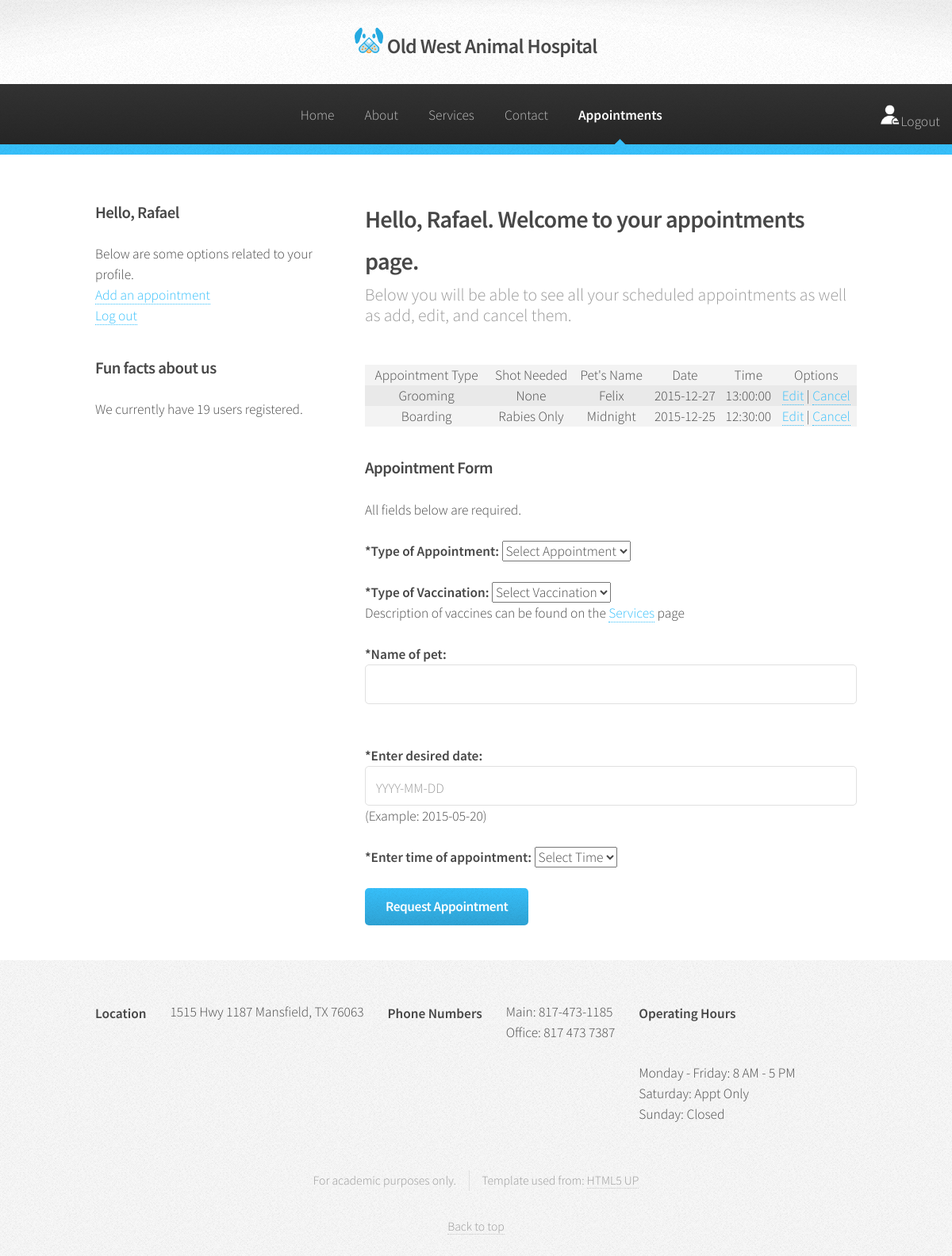
Screenshot of /appointment.php (signed in) with the database file from the repository.
### tables this page shows
CREATE TABLE `Customer` (
  `user_id` int(11) NOT NULL auto_increment,
  `username` varchar(30) NOT NULL,
  `password` varchar(50) NOT NULL,
  `email` varchar(50) NOT NULL,
  PRIMARY KEY  (`user_id`)
);

CREATE TABLE `Type` (
  `type_id` tinyint(4) NOT NULL auto_increment,
  `appt_type` varchar(255) NOT NULL,
  PRIMARY KEY  (`type_id`)
);

CREATE TABLE `Shot` (
  `shot_id` tinyint(4) NOT NULL auto_increment,
  `shot_type` varchar(255) NOT NULL,
  PRIMARY KEY  (`shot_id`)
);

CREATE TABLE `App` (
  `appt_id` int(11) NOT NULL auto_increment,
  `apptype` int(11) NOT NULL,
  `shottype` int(11) NOT NULL,
  `user` int(11) NOT NULL,
  `petname` varchar(50) NOT NULL,
  `date` date NOT NULL,
  `time` time NOT NULL,
  PRIMARY KEY  (`appt_id`)
);

### core/init.php (called while the page is built, shortened)
<?php
require 'functions/functions.php';
if (logged_in() === true) {
	$session_user_id = $_SESSION['user_id'];
	$user_data = user_data($session_user_id, 'user_id', 'username', 'password', 'email');
}
?>

### core/functions/functions.php (called while the page is built, shortened)
<?php
function user_count() {
	return mysql_result(mysql_query("SELECT COUNT(`user_id`) FROM `Customer`"), 0);
}
function user_data($user_id){
	$user_id = (int)$user_id;
	$func_num_args = func_num_args();
	$func_get_args = func_get_args();
	if ($func_num_args > 1) {
		unset($func_get_args[0]);
		$fields = '`' . implode('`, `', $func_get_args) . '`';
		$data = mysql_fetch_assoc(mysql_query("SELECT $fields FROM `Customer` WHERE `user_id` = $user_id"));
		return $data;
	}
}
?>

### appointment.php (the view, shortened to what this page needs)
<?php
include 'core/init.php';
include "includes/headapp.php";
?>
	<nav id="nav">
		<ul class="login-icon">
    		<li><a href="logout.php"><img src="images/logout_user.png" width="30%" height="30%">Logout</a></li>
		</ul>
		<ul class="main-nav">
			<li><a href="home.php">Home</a></li>
			<li><a href="about.php">About</a></li>
			<li><a href="services.php">Services</a></li>
			<li><a href="contact.php">Contact</a></li>
			<li class="current"><a href="appointment.php">Appointments</a></li>
		</ul>
	</nav>
	</div>
	<section class="wrapper style1">
		<div class="container">
        	<div class="row 200%">
				<div class="4u 12u(narrower)">
					<div id="sidebar">
		<section>
			<h3>Hello, <?php echo ucfirst($user_data['username']); ?></h3>
                	<ul>
                    	<li>Below are some options related to your profile.</li>
                    	<li><a href="#appt">Add an appointment</a></li>
                    	<li><a href="logout.php">Log out</a></li>
                    </ul>
		</section>
			<section>
				<h3>Fun facts about us</h3>
                <?php
				$user_count = user_count();
				$suffix = ($user_count != 1) ? 's' : '';
				?>
					<p>We currently have <?php echo user_count(); ?> user<?php echo $suffix; ?> registered.<br>
                    </p>
			</section>
						</div>
					</div>
	<div class="8u  12u(narrower) important(narrower)">
		<div id="content">
			<article>
				<header>
					<h2>Hello, <?php echo ucfirst($user_data['username']); ?>. Welcome to your appointments page.</h2>
						<p>Below you will be able to see all your scheduled appointments as well as add, edit, and cancel them.</p>
				</header>
<?php
$conn = dbconnect();
	$query = "SELECT appt_type, shot_type, petname, date, time, appt_id FROM App, Shot, Type WHERE Type.type_id = App.apptype AND Shot.shot_id = App.shottype AND user = ? order by date DESC, time ASC";
	$stmt = $conn->stmt_init();
	if ($stmt->prepare($query)){
		$stmt->bind_param("i", $_SESSION['user_id']);
		$stmt->execute();
		$stmt->bind_result($appt_type, $shot_type, $petname, $date, $time, $appt_id);
		$tblRows = "";
		while($stmt->fetch()){
			$Title = "$date $appt_type";
			$Title_js = htmlspecialchars($Title, ENT_QUOTES);
			$tblRows = $tblRows."<tr>
									<td>$appt_type</td>
								 	<td>$shot_type</td>
									<td>$petname</td>
									<td>$date</td>
									<td>$time</td>
							     	<td><a href='#appt' href='?appt_id=$appt_id'>Edit</a> | <a href='javascript:confirmDel(\"$Title_js\",$appt_id)'>Cancel</a> </td>
								</tr>";
		}
		$output = "<table border=1 cellpadding=4>\n
		<tr>
			<th>Appointment Type</th>
			<th>Shot Needed</th>
			<th>Pet's Name</th>
			<th>Date</th>
			<th>Time</th>
			<th>Options</th>
		</tr>\n".$tblRows.
		"</table>";
	} else {
		$output = "Query to retrieve product information failed.";
	}
?>
<?php echo $output; ?>
<?php
	$conn = dbconnect();
	$petname	= "";
	$date		= "";
function ApptList($selectedType){
	$list = "";
	global $conn;
	$sql = "SELECT type_id, appt_type FROM Type order by appt_type";
	$stmt = $conn->stmt_init();
	if ($stmt->prepare($sql)){
		$stmt->execute();
		$stmt->bind_result($type_id, $appt_type);
		while ($stmt->fetch()) {
			if ($selectedType == $type_id){
				$selected = "Selected";
			} else {
				$selected = "";
			}
			$list = $list."<option value='$type_id' $selected>$appt_type</option>";
		}
	} else {
		$list = "something is wrong";
	}
	return $list;
}
function ShotList($selectedShot){
	$list = "";
	global $conn;
	$sql = "SELECT shot_id, shot_type FROM Shot order by shot_id";
	$stmt = $conn->stmt_init();
	if ($stmt->prepare($sql)){
		$stmt->execute();
		$stmt->bind_result($shot_id, $shot_type);
		while ($stmt->fetch()) {
			if ($selectedShot == $shot_id){
				$selected = "Selected";
			} else {
				$selected = "";
			}
			$list = $list."<option value='$shot_id' $selected>$shot_type</option>";
		}
	} else {
		$list = "something is wrong";
	}
	return $list;
}
?>
                	<h3 id="appt">Appointment Form</h3>
					<form action="app_edit.php" method="post">
                    All fields below are required.<br><br>
                    <strong>*Type of Appointment:</strong>
                    <select name="apptype"><option selected disabled>Select Appointment</option><? echo ApptList($type_id)?>
                    </select><br><br>
                    <strong>*Type of Vaccination:</strong>
                    <select name="shottype"><option selected disabled>Select Vaccination</option><? echo ShotList($shot_id)?>
					</select><br>Description of vaccines can be found on the <a href="">Services</a> page<br><br>
					<strong>*Name of pet:</strong><br>
                    <input type="text" name="petname" value="<?= $petname ?>"><br><br>
					<strong>*Enter desired date:</strong>
                    <input type="text" name="date" placeholder="YYYY-MM-DD"min="2015-12-15" value="<?= $date ?>">
					(Example: 2015-05-20)<br><br>
					<strong>*Enter time of appointment:</strong>
                    <select name="time">
                    	<option selected disabled>Select Time</option>
                    </select><br><br>
                    <input type="submit" name="go" value="Request Appointment"><br><br>
                    </form>
			</article>
		</div>
	</div>
		</div>
		</div>
	</section>
<?php
include "includes/footer.php";
?>

### includes/headapp.php (shortened to what this page needs)
<!DOCTYPE HTML>
<html>
	<head>
		<link rel="stylesheet" href="css/main.css" />
	</head>
<body>
<div id="page-wrapper">
	<div id="header">
	<h1><a href="home.php" id="logo"><img src="images/logo_skyblue.png" width="3%" height"3%">  Old West Animal Hospital</a></h1>

### includes/footer.php (shortened to what this page needs)
<div id="footer">
	<div class="container">
		<div class="row">
				<h4>Location</h4>
                   	<p>1515 Hwy 1187
						Mansfield, TX 76063
                   	</p>
                   <h4>Phone Numbers</h4>
                   	<p>Main: 817-473-1185<br>
                   	Office: 817 473 7387
                   	</p>
                   <h4>Operating Hours</h4>
                   	<p>Monday - Friday: 8 AM - 5 PM<br>
                       Saturday: Appt Only<br>
                       Sunday: Closed
                       </p>
		</div>
	</div>
<div class="copyright">
	<ul class="menu">
		<li>For academic purposes only.</li><li>Template used from: <a href="http://html5up.net">HTML5 UP</a></li>
	</ul>
       <p><a href="#top">Back to top</a></p>
</div>
</div>
   </body>
   </html>

### rows the page displays
customer: username "Rafael"
type: appt_type "Grooming"
shot: shot_type "None"
app: petname "Felix", date "2015-12-27", time "13:00:00"
type: appt_type "Boarding"
shot: shot_type "Rabies Only"
app: petname "Midnight", date "2015-12-25", time "12:30:00"

### other values shown
user_count() "19"
$suffix "s"
